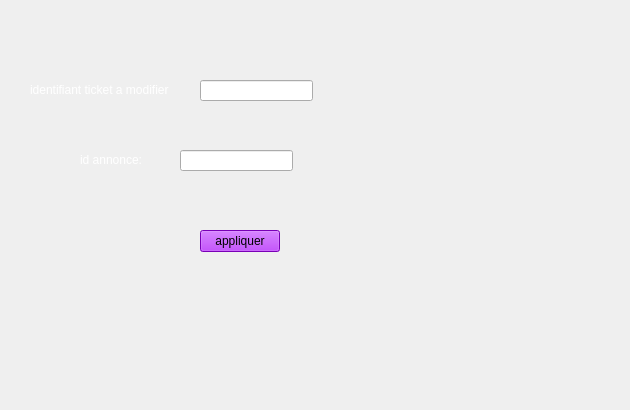
          <widget class="QWidget" name="tab_12">
           <attribute name="title">
            <string>modifier</string>
           </attribute>
           <widget class="QLabel" name="label_19">
            <property name="geometry">
             <rect>
              <x>10</x>
              <y>0</y>
              <width>471</width>
              <height>321</height>
             </rect>
            </property>
            <property name="text">
             <string/>
            </property>
            <property name="pixmap">
             <pixmap>../../OneDrive/Documents/images/bg.jpg</pixmap>
            </property>
           </widget>
           <widget class="QLabel" name="label_44">
            <property name="geometry">
             <rect>
              <x>10</x>
              <y>-30</y>
              <width>611</width>
              <height>401</height>
             </rect>
            </property>
            <property name="text">
             <string/>
            </property>
            <property name="pixmap">
             <pixmap>../images/bg.jpg</pixmap>
            </property>
           </widget>
           <widget class="QLabel" name="label_56">
            <property name="geometry">
             <rect>
              <x>30</x>
              <y>80</y>
              <width>141</width>
              <height>20</height>
             </rect>
            </property>
            <property name="palette">
             <palette>
              <active>
               <colorrole role="WindowText">
                <brush brushstyle="SolidPattern">
                 <color alpha="255">
                  <red>255</red>
                  <green>255</green>
                  <blue>255</blue>
                 </color>
                </brush>
               </colorrole>
              </active>
              <inactive>
               <colorrole role="WindowText">
                <brush brushstyle="SolidPattern">
                 <color alpha="255">
                  <red>255</red>
                  <green>255</green>
                  <blue>255</blue>
                 </color>
                </brush>
               </colorrole>
              </inactive>
              <disabled>
               <colorrole role="WindowText">
                <brush brushstyle="SolidPattern">
                 <color alpha="255">
                  <red>120</red>
                  <green>120</green>
                  <blue>120</blue>
                 </color>
                </brush>
               </colorrole>
              </disabled>
             </palette>
            </property>
            <property name="text">
             <string>identifiant ticket a modifier</string>
            </property>
           </widget>
           <widget class="QLineEdit" name="idtmod">
            <property name="geometry">
             <rect>
              <x>200</x>
              <y>80</y>
              <width>113</width>
              <height>21</height>
             </rect>
            </property>
           </widget>
           <widget class="QLabel" name="label_57">
            <property name="geometry">
             <rect>
              <x>80</x>
              <y>150</y>
              <width>61</width>
              <height>20</height>
             </rect>
            </property>
            <property name="palette">
             <palette>
              <active>
               <colorrole role="WindowText">
                <brush brushstyle="SolidPattern">
                 <color alpha="255">
                  <red>255</red>
                  <green>255</green>
                  <blue>255</blue>
                 </color>
                </brush>
               </colorrole>
              </active>
              <inactive>
               <colorrole role="WindowText">
                <brush brushstyle="SolidPattern">
                 <color alpha="255">
                  <red>255</red>
                  <green>255</green>
                  <blue>255</blue>
                 </color>
                </brush>
               </colorrole>
              </inactive>
              <disabled>
               <colorrole role="WindowText">
                <brush brushstyle="SolidPattern">
                 <color alpha="255">
                  <red>120</red>
                  <green>120</green>
                  <blue>120</blue>
                 </color>
                </brush>
               </colorrole>
              </disabled>
             </palette>
            </property>
            <property name="text">
             <string>id annonce:</string>
            </property>
           </widget>
           <widget class="QLineEdit" name="idanmod">
            <property name="geometry">
             <rect>
              <x>180</x>
              <y>150</y>
              <width>113</width>
              <height>21</height>
             </rect>
            </property>
           </widget>
           <widget class="QPushButton" name="appliquer_2">
            <property name="geometry">
             <rect>
              <x>200</x>
              <y>230</y>
              <width>80</width>
              <height>22</height>
             </rect>
            </property>
            <property name="cursor">
             <cursorShape>PointingHandCursor</cursorShape>
            </property>
            <property name="styleSheet">
             <string notr="true">background-color: rgb(170, 0, 255);</string>
            </property>
            <property name="text">
             <string>appliquer</string>
            </property>
           </widget>
          </widget>
